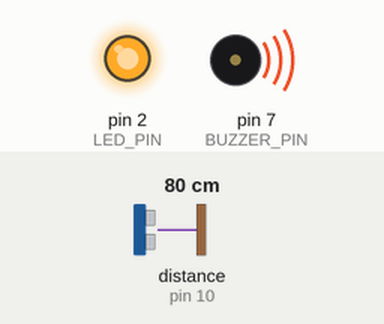
A sketch run on a simulated Arduino Uno, built with avr-gcc and run on an emulated ATmega328P. On the bench: output pins drawn as LEDs (lit = HIGH), buzzer (waves = sounding, pin HIGH). The inputs (shaded band) are chosen by the test bench; at power-on: distance to the obstacle (sensor on pin 10) 80 cm. The echo pulse lasts 58.3 µs per cm; what the sketch prints to the serial monitor is not drawn.

Above: at 1.8 s.
1.9 s: distance to the obstacle (sensor on pin 10) set to 96 cm
3.4 s: distance to the obstacle (sensor on pin 10) set to 105 cm
Timing chart, 0 to 6.4 s (numbered marks = the images above; inputs shaded):
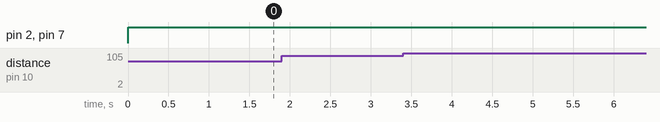

The sketch:

ultrasonic_distance_alarm.ino
```cpp
#include <NewPing.h>

// -------------------- Pin Definitions --------------------
#define TRIGGER_PIN  11   // Trigger pin of HC-SR04
#define ECHO_PIN     10   // Echo pin of HC-SR04
#define MAX_DISTANCE 100  // Maximum distance to measure (cm)

#define LED_PIN     2     // LED output pin
#define BUZZER_PIN  7     // Buzzer output pin

// -------------------- NewPing Object --------------------
NewPing sonar(TRIGGER_PIN, ECHO_PIN, MAX_DISTANCE);

// -------------------- Setup --------------------
void setup() {
  Serial.begin(9600);           // Start Serial Monitor
  pinMode(LED_PIN, OUTPUT);     // Set LED as output
  pinMode(BUZZER_PIN, OUTPUT);  // Set buzzer as output
}

// -------------------- Main Loop --------------------
void loop() {

  // Measure distance in centimeters
  int distance = sonar.ping_cm();

  // Print distance to Serial Monitor
  Serial.print("Distance: ");
  Serial.print(distance);
  Serial.println(" cm");

  // Distance-based warning system
  if (distance > 0 && distance <= 10) {
    digitalWrite(LED_PIN, HIGH);
    digitalWrite(BUZZER_PIN, HIGH);
    delay(50);
  }
  else if (distance <= 30) {
    digitalWrite(LED_PIN, HIGH);
    digitalWrite(BUZZER_PIN, HIGH);
    delay(250);
  }
  else if (distance <= 50) {
    digitalWrite(LED_PIN, HIGH);
    digitalWrite(BUZZER_PIN, HIGH);
    delay(500);
  }
  else if (distance > 50) {
    digitalWrite(LED_PIN, HIGH);
    digitalWrite(BUZZER_PIN, HIGH);
    delay(1000);
  }
  else {
    digitalWrite(LED_PIN, LOW);
    digitalWrite(BUZZER_PIN, LOW);
  }

  delay(50); // Small delay for sensor stability
}
```

Measured:
- after the input at 1.9 s, every drawn part: stays the same
- after the input at 3.4 s, every drawn part: stays the same
